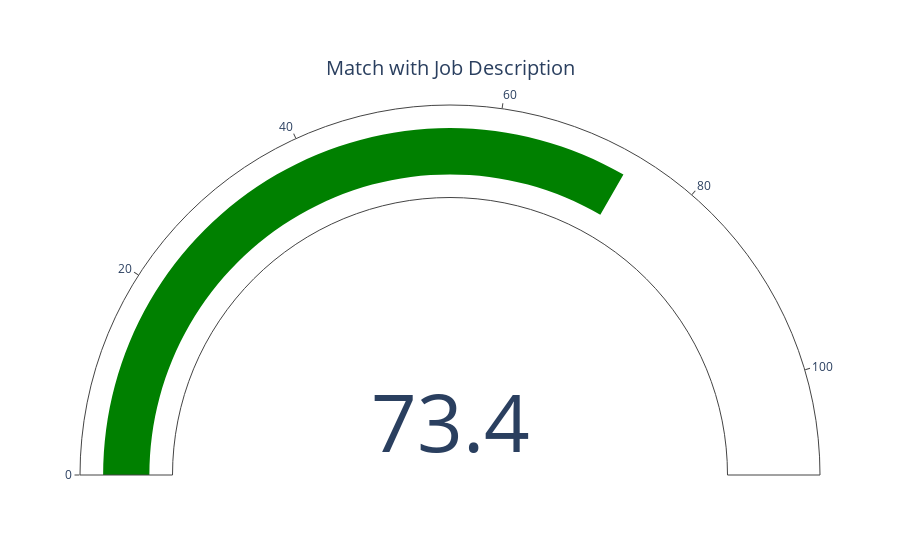

The notebook cell this image was saved under:
### Code cell
fig = go.Figure(go.Indicator(
    mode = "gauge+number",
    value = max(match),
    domain = {'x': [0, 1], 'y': [0, 1]},
    title = {'text': "Match with Job Description"}))

fig.show()

### Figure 1 — Plotly figure (JSON) as saved in the notebook; plotly's stock layout.template omitted (floating-point values rounded to 4 significant figures)
{"data": [{"domain": {"x": [0, 1], "y": [0, 1]}, "mode": "gauge+number", "title": {"text": "Match with Job Description"}, "type": "indicator", "value": 73.4}], "layout": {}}
